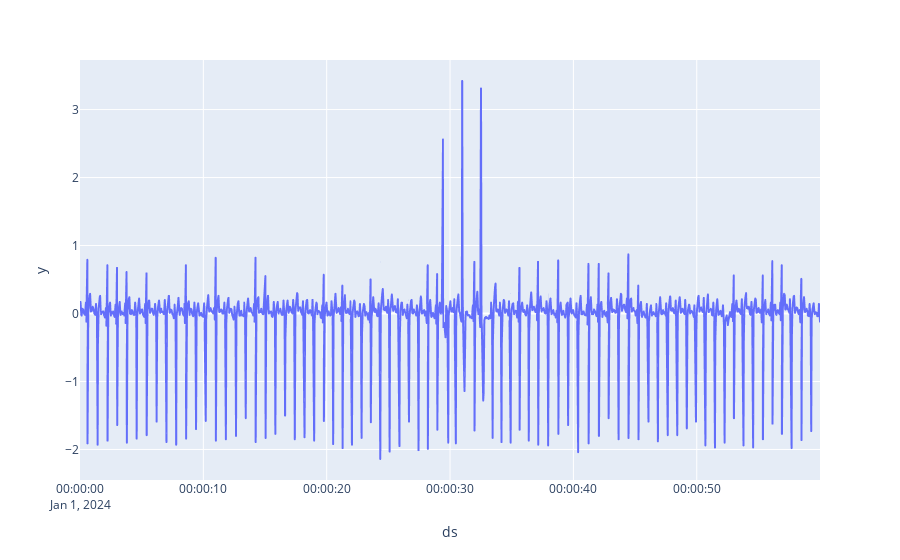

Notebook cell for this chart:
### Code cell
fig = px.line(df, x=df["ds"], y=df["y"])
fig.show()

### Figure 1 — Plotly figure (JSON) as saved in the notebook; plotly's stock layout.template omitted (floating-point values rounded to 4 significant figures; data arrays with more than 128 entries replaced by an {"elided": "..."} marker saying what was removed)
{"data": [{"hovertemplate": "ds=%{x}<br>y=%{y}<extra></extra>", "legendgroup": "", "line": {"color": "#636efa", "dash": "solid"}, "marker": {"symbol": "circle"}, "mode": "lines", "name": "<b style=\"color:sandybrown\">[R]</b>  <i style=\"color:#fc9944\">~60ms</i>", "showlegend": false, "type": "scattergl", "uid": "970e7e32-ebec-4e4f-9102-879faae69b9a", "x": {"elided": "1000 str values"}, "xaxis": "x", "y": {"elided": "1000 float values"}, "yaxis": "y"}], "layout": {"legend": {"tracegroupgap": 0}, "margin": {"t": 60}, "xaxis": {"anchor": "y", "domain": [0, 1], "title": {"text": "ds"}}, "yaxis": {"anchor": "x", "domain": [0, 1], "title": {"text": "y"}}}}
